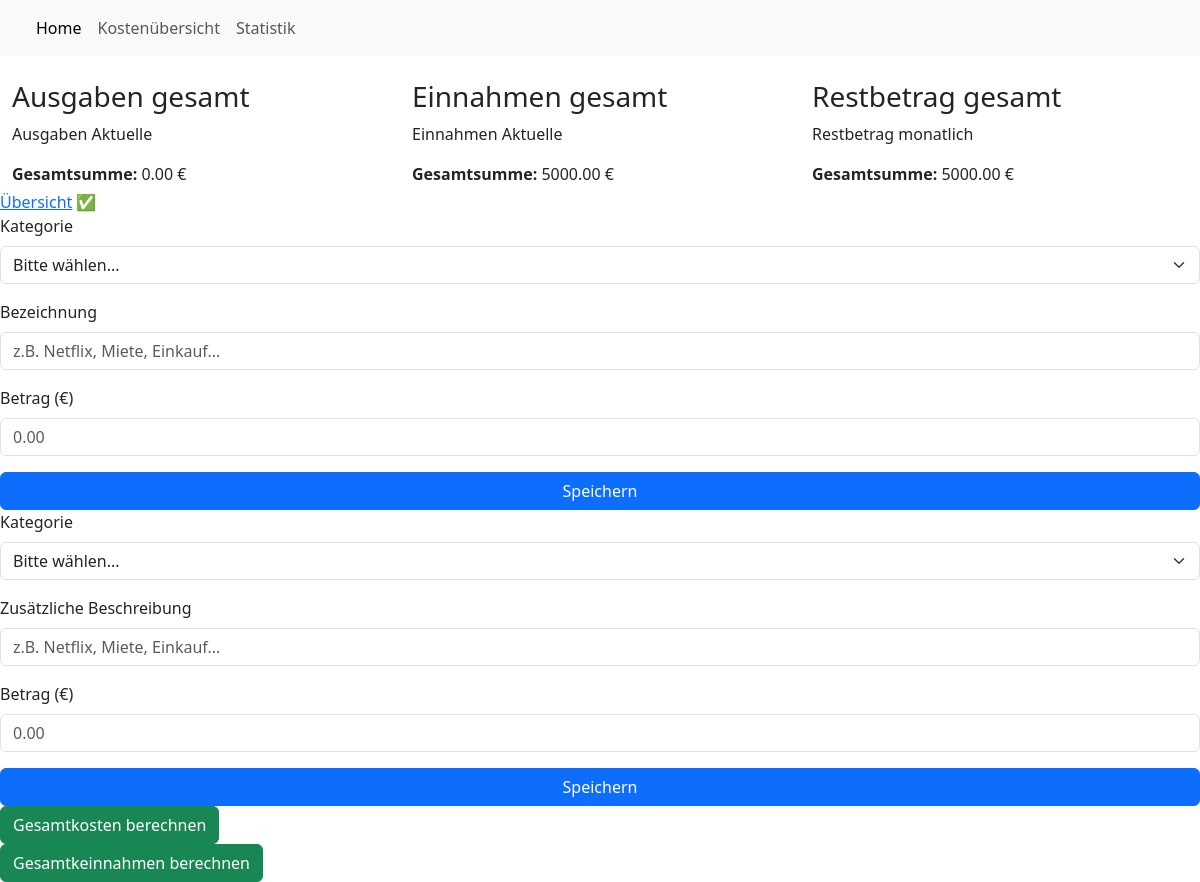
Screenshot of /kosten/ with the database file from the repository.
### kosten/models.py (models this page shows)
class Kosten_Summe(models.Model):
    kosten_gesamt = models.DecimalField(max_digits=10, decimal_places=2, default=0)

class Einnahmen_Summe(models.Model):
    einnahmen_gesamt = models.DecimalField(max_digits=10, decimal_places=2, default=0)

class Restwert(models.Model):
    restwert  = models.DecimalField(max_digits=10, decimal_places=2, default=0)

### kosten/views.py (the view)
# urls.py: path('', views.kosten_view, name='kosten_view'),
def kosten_view(request):
    kosten_summe = Kosten_Summe.objects.first()
    einnahmen_summe = Einnahmen_Summe.objects.first()
    kosten_wert = kosten_summe.kosten_gesamt if kosten_summe else Decimal('0')
    einnahmen_wert = einnahmen_summe.einnahmen_gesamt if einnahmen_summe else Decimal('0')
    Restbetrag = einnahmen_wert - kosten_wert
    Restwert.objects.update_or_create(
        id=1,
        defaults={'restwert': Restbetrag}
    )
    Bugtest = Restwert.objects.first()
    print("Berechneter Restbetrag:", Restbetrag)
    print("Gespeicherter Restwert:", Bugtest.restwert if Bugtest else "Keine Daten")
    summen_context = {
        "Summe_kosten": kosten_wert,
        "Summe_einnahmen": einnahmen_wert,
        "Restbetrag": Restbetrag,
    }
    return render(request, 'kosten/kosten.html', summen_context)

### kosten/templates/kosten/kosten.html (shortened to what this page needs)
{% load static %}
<!DOCTYPE html>
<html>
<head>
    <link rel="stylesheet" href="{% static 'kosten/style.css' %}">
    <link href="https://cdn.jsdelivr.net/npm/bootstrap@5.3.2/dist/css/bootstrap.min.css" rel="stylesheet">
</head>
<body>
    <section id="main-section-home">
        <section>
            <div id="eingabe-form">
                <nav class="navbar navbar-expand-lg bg-body-tertiary">
                    <div class="container-fluid">
                        <div class="collapse navbar-collapse" id="navbarNav">
                            <ul class="navbar-nav">
                                <li class="nav-item">
                                    <a class="nav-link active" aria-current="page" href="#">Home</a>
                                </li>
                                <li class="nav-item">
                                    <a class="nav-link" href="{% url 'kosten:kosten_view' %}">Kostenübersicht</a>
                                </li>
                                <li class="nav-item">
                                    <a class="nav-link" href="#">Statistik</a>
                                </li>
                            </ul>
                        </div>
                    </div>
                </nav>
            </div>
            <div id="main-wrapper">
                <div id="top_wrapper_ubersicht">
                <div class="container mt-4">
                    <h3>Ausgaben gesamt</h3>
                    <div class="mb-1">
                        <p>Ausgaben Aktuelle</p>
                        <strong>Gesamtsumme:</strong> {{ Summe_kosten }} €
                    </div>
                </div>
                <div class="container mt-4">
                    <h3>Einnahmen gesamt</h3>
                    <div class="mb-1">
                        <p>Einnahmen Aktuelle</p>
                        <strong>Gesamtsumme:</strong> {{ Summe_einnahmen }} €
                    </div>
                </div>
                <div class="container mt-4">
                    <h3>Restbetrag gesamt</h3>
                    <div class="mb-1">
                        <p>Restbetrag monatlich</p>
                        <strong>Gesamtsumme:</strong> {{ Restbetrag }} €
                    </div>
                </div>
            </div>
            <div>
                <a href="{% url 'kosten:ubersicht' %}">Übersicht</a>  ✅
            </div>
                <form hx-post="{% url 'kosten:kosten_add' %}"
                      hx-target="#result"
                      hx-swap="afterbegin">
                        <div class="mb-3">
                            <label for="kosten_kategorie" class="form-label">Kategorie</label>
                            <select
                                id="kosten_kategorie"
                                name="kosten_kategorie"
                                class="form-select"
                                required>
                                <option value="" selected disabled>Bitte wählen...</option>
                            </select>
                        </div>
                        <div class="mb-3">
                            <label for="kosten_name" class="form-label">Bezeichnung</label>
                            <input
                                type="text"
                                id="kosten_name"
                                name="kosten_name"
                                class="form-control"
                                placeholder="z.B. Netflix, Miete, Einkauf..."
                                required>
                        </div>
                        <div class="mb-3">
                            <label for="kosten_höhe" class="form-label">Betrag (€)</label>
                            <input
                                type="number"
                                id="kosten_höhe"
                                name="kosten_höhe"
                                class="form-control"
                                min="0"
                                step="0.01"
                                placeholder="0.00"
                                required>
                        </div>
                        <button type="submit" class="btn btn-primary w-100">Speichern</button>
                </form>
                  <form hx-post="{% url 'kosten:einnahmen_add' %}"
                  hx-target="#result"
                  hx-swap="afterbegin">
                    <div class="mb-3">
                        <label for="einnahmen_kategorie" class="form-label">Kategorie</label>
                        <select
                            id="einnahmen_kategorie"
                            name="einnahmen_kategorie"
                            class="form-select"
                            required>
                            <option value="" selected disabled>Bitte wählen...</option>
                        </select>
                    </div>
                    <div class="mb-3">
                        <label for="einnahmen_name" class="form-label">Zusätzliche Beschreibung</label>
                        <input
                            type="text"
                            id="einnahmen_name"
                            name="einnahmen_name"
                            class="form-control"
                            placeholder="z.B. Netflix, Miete, Einkauf..."
                            required>
                    </div>
                    <div class="mb-3">
                        <label for="einnahmen_höhe" class="form-label">Betrag (€)</label>
                        <input
                            type="number"
                            id="einnahmen_höhe"
                            name="einnahmen_höhe"
                            class="form-control"
                            min="0"
                            step="0.01"
                            placeholder="0.00"
                            required>
                    </div>
                    <button type="submit" class="btn btn-primary w-100">Speichern</button>
            </form>
            <form method="post" action="{% url 'kosten:gesamtkosten_view' %}">
                <button type="submit" class="btn btn-success">
                     Gesamtkosten berechnen
                </button>
            </form>
                       <form method="post" action="{% url 'kosten:einnahmen_view' %}">
                        <button type="submit" class="btn btn-success">
                             Gesamtkeinnahmen berechnen
                        </button>
                    </form>
</body>
</html>

### kosten/static/kosten/style.css (style rules this page uses)
#top_wrapper_ubersicht { display:flex; align-items: center; justify-content: center; }

### rows the page displays
Kosten_Summe: kosten_gesamt "0.00"
Einnahmen_Summe: einnahmen_gesamt "5000.00"
Restwert: restwert "5000.00"
